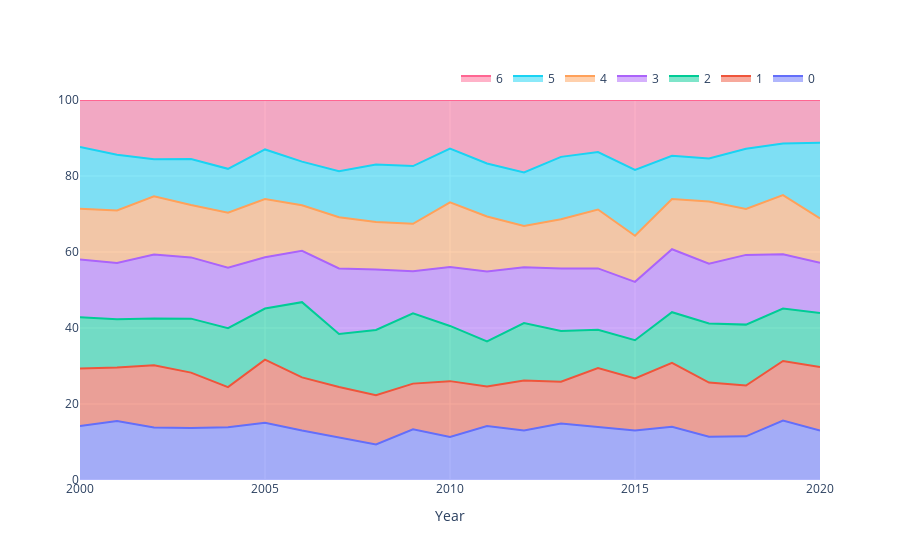

Notebook code for this chart:
### Code cell
fig = make_subplots()
# create traces for each stack
for i, col in enumerate(df_top_dist.columns):
    trace = go.Scatter(
        x=df_top_dist.index, y=100 * df_top_dist[col], name=str(col), mode="lines", stackgroup="one"
    )
    fig.add_trace(trace)

fig.update_layout(
    xaxis_title="Year",
    yaxis_title="",
    yaxis_range=[0, 100],
    showlegend=True,
    legend=dict(orientation="h", yanchor="bottom", y=1.02, xanchor="right", x=1),
)

fig.show()

### Figure 1 — Plotly figure (JSON) as saved in the notebook; plotly's stock layout.template omitted (floating-point values rounded to 4 significant figures)
{"data": [{"mode": "lines", "name": "0", "stackgroup": "one", "type": "scatter", "x": [2000, 2001, 2002, 2003, 2004, 2005, 2006, 2007, 2008, 2009, 2010, 2011, 2012, 2013, 2014, 2015, 2016, 2017, 2018, 2019, 2020], "y": [14.2, 15.54, 13.79, 13.69, 13.87, 15.06, 13.0, 11.14, 9.365, 13.35, 11.3, 14.23, 13.05, 14.84, 13.97, 13.03, 14.03, 11.41, 11.49, 15.63, 13.01]}, {"mode": "lines", "name": "1", "stackgroup": "one", "type": "scatter", "x": [2000, 2001, 2002, 2003, 2004, 2005, 2006, 2007, 2008, 2009, 2010, 2011, 2012, 2013, 2014, 2015, 2016, 2017, 2018, 2019, 2020], "y": [15.11, 14.06, 16.43, 14.58, 10.58, 16.6, 13.99, 13.32, 12.95, 12.02, 14.72, 10.4, 13.14, 11.03, 15.5, 13.69, 16.81, 14.22, 13.36, 15.69, 16.7]}, {"mode": "lines", "name": "2", "stackgroup": "one", "type": "scatter", "x": [2000, 2001, 2002, 2003, 2004, 2005, 2006, 2007, 2008, 2009, 2010, 2011, 2012, 2013, 2014, 2015, 2016, 2017, 2018, 2019, 2020], "y": [13.52, 12.71, 12.31, 14.2, 15.52, 13.45, 19.81, 13.97, 17.18, 18.52, 14.53, 11.82, 15.1, 13.34, 10.08, 10.06, 13.32, 15.56, 16.03, 13.8, 14.24]}, {"mode": "lines", "name": "3", "stackgroup": "one", "type": "scatter", "x": [2000, 2001, 2002, 2003, 2004, 2005, 2006, 2007, 2008, 2009, 2010, 2011, 2012, 2013, 2014, 2015, 2016, 2017, 2018, 2019, 2020], "y": [15.21, 14.82, 16.82, 16.12, 15.91, 13.49, 13.49, 17.24, 15.9, 11.05, 15.48, 18.44, 14.69, 16.42, 16.12, 15.37, 16.58, 15.75, 18.35, 14.29, 13.23]}, {"mode": "lines", "name": "4", "stackgroup": "one", "type": "scatter", "x": [2000, 2001, 2002, 2003, 2004, 2005, 2006, 2007, 2008, 2009, 2010, 2011, 2012, 2013, 2014, 2015, 2016, 2017, 2018, 2019, 2020], "y": [13.37, 13.81, 15.33, 13.76, 14.47, 15.35, 12.01, 13.5, 12.49, 12.5, 17.04, 14.47, 10.85, 13.0, 15.52, 12.12, 13.23, 16.34, 12.1, 15.56, 11.65]}, {"mode": "lines", "name": "5", "stackgroup": "one", "type": "scatter", "x": [2000, 2001, 2002, 2003, 2004, 2005, 2006, 2007, 2008, 2009, 2010, 2011, 2012, 2013, 2014, 2015, 2016, 2017, 2018, 2019, 2020], "y": [16.22, 14.66, 9.722, 12.12, 11.54, 13.03, 11.47, 12.1, 15.16, 15.18, 14.12, 13.93, 14.1, 16.4, 15.11, 17.3, 11.38, 11.35, 15.86, 13.54, 19.93]}, {"mode": "lines", "name": "6", "stackgroup": "one", "type": "scatter", "x": [2000, 2001, 2002, 2003, 2004, 2005, 2006, 2007, 2008, 2009, 2010, 2011, 2012, 2013, 2014, 2015, 2016, 2017, 2018, 2019, 2020], "y": [12.37, 14.4, 15.6, 15.54, 18.11, 13.01, 16.22, 18.73, 16.96, 17.39, 12.81, 16.71, 19.07, 14.96, 13.7, 18.42, 14.66, 15.37, 12.81, 11.48, 11.23]}], "layout": {"legend": {"orientation": "h", "x": 1, "xanchor": "right", "y": 1.02, "yanchor": "bottom"}, "showlegend": true, "xaxis": {"anchor": "y", "domain": [0, 1], "title": {"text": "Year"}}, "yaxis": {"anchor": "x", "domain": [0, 1], "range": [0, 100], "title": {"text": ""}}}}
